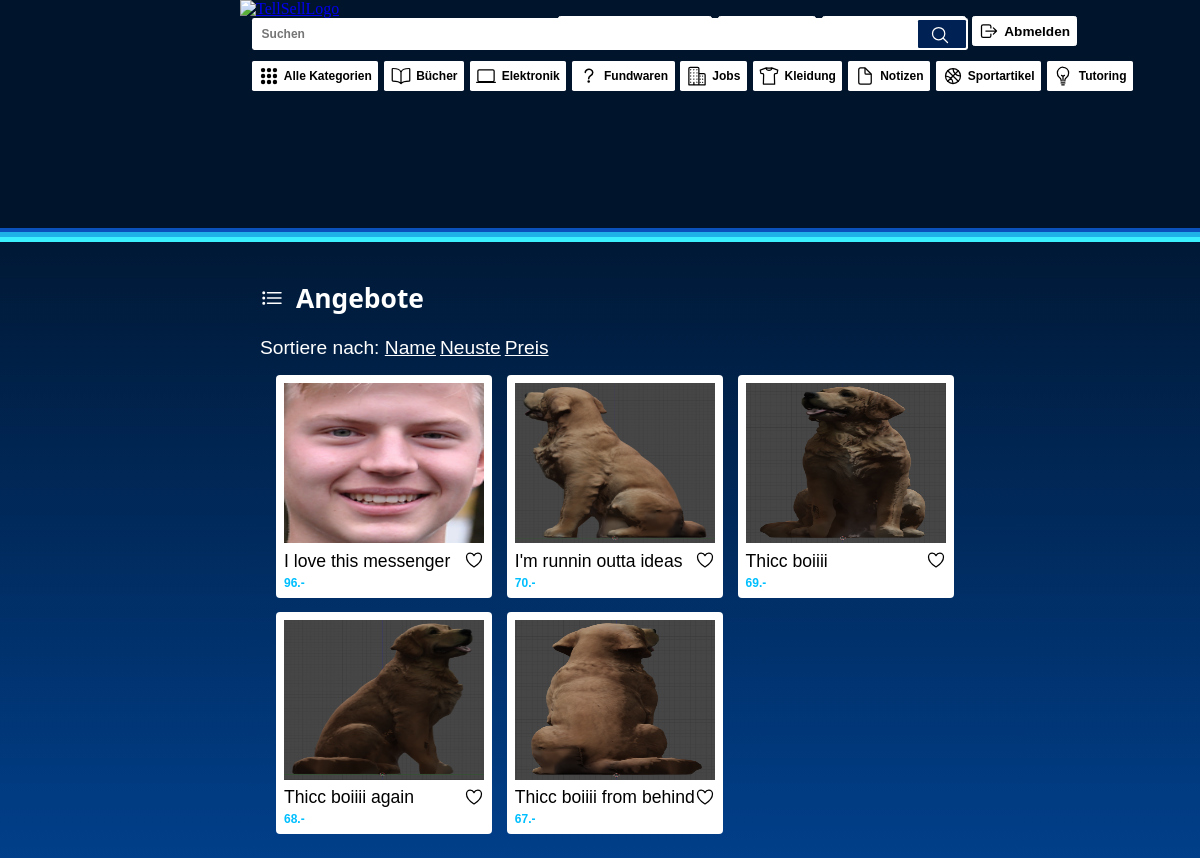
The page / (signed in) on the database its author committed.
### tables this page shows
CREATE TABLE items
             (id INTEGER PRIMARY KEY AUTOINCREMENT,
             itemname TEXT NOT NULL ,
             itemdesc TEXT NOT NULL,
             price Decimal,
             user_id int,
             item_picture TEXT,
             cat TEXT NOT NULL,
             date_added DATETIME
             );

### tellsell/app.py (the view)
@app.route('/')
def index():
    current_user_email = session.get('email', None)
    category = request.args.get('category')
    search_query = request.args.get('search')
    sort_by = request.args.get('sort', 'itemname')
    conn = sqlite3.connect('tellsell.db')
    cursor = conn.cursor()
    if search_query:
        cursor.execute('SELECT * FROM items WHERE itemname LIKE ? OR itemdesc LIKE ?',
                       (f'%{search_query}%', f'%{search_query}%'))
    elif category:
        cursor.execute('SELECT * FROM items WHERE cat = ?', (category,))
    else:
        cursor.execute(f'SELECT * FROM items ORDER BY {sort_by}')
    items = cursor.fetchall()
    conn.close()
    print(items)
    return render_template('index.html', items=items, current_user_email=current_user_email)

### tellsell/app.py (called while the page is built)
@app.teardown_appcontext
def close_connection(exception):
    db = getattr(g, '_database', None)
    if db is not None:
        db.close()

### tellsell/templates/index.html (shortened to what this page needs)
<!DOCTYPE html>
<link rel="stylesheet" href="{{ url_for('static', filename='style_index.css') }}">
<link rel="stylesheet" href="{{ url_for('static', filename='style_header.css') }}">
<html>
<head>
  <div class="top_bar">
    <ul class="account_options">
      <form action="{{ url_for('sell_item')}}" method="POST">
        <button id="goto_sell_item" type="submit"><a><ion-icon name="add-outline"></ion-icon>Angebot erstellen</a></button>
      </form>
      <button id="remember" type="submit"><a><ion-icon name="heart-outline"></ion-icon>Merkliste</a></button>
      <form action="{{ url_for('my_items') }}" method="GET">
        <button id="my_items_button" type="submit"><a><ion-icon name="list-outline"></ion-icon>Meine Angebote</a></button>
      </form>
      <form action="{{ url_for('logout')}}" method="POST">
        <button id="logout_button" type="submit">
          <a>
            <ion-icon name="{% if current_user_email %}log-out-outline{% else %}log-in-outline{% endif %}"></ion-icon>
            {% if current_user_email %}Abmelden{% else %}Anmelden{% endif %}
          </a>
        </button>
      </form>
    </ul>
    <a href="{{ url_for('index') }}">
      <img class="logo" src="{{ url_for('static', filename='logo.jpg') }}" alt="TellSellLogo">
    </a>
    <div class="searchbar">
      <ion-icon name="search-outline" id="search-icon"></ion-icon>
      <form class="searchform" action="{{ url_for('index') }}" method="get">
          <input type="text" id="search" name="search" placeholder="Suchen">
          <button type="submit"></button>
      </form>
    </div>
    <ul class="categories">
      <li><a href="{{ url_for('index') }}"><ion-icon name="apps"></ion-icon>Alle Kategorien</a></li>
      <li><a href="{{ url_for('index', category='Bücher') }}"><ion-icon name="book-outline"></ion-icon>Bücher</a></li>
      <li><a href="{{ url_for('index', category='Elektronik') }}"><ion-icon name="laptop-outline"></ion-icon>Elektronik</a></li>
      <li><a href="{{ url_for('index', category='Fundwaren') }}"><ion-icon name="help-outline"></ion-icon>Fundwaren</a></li>
      <li><a href="{{ url_for('index', category='Jobs') }}"><ion-icon name="business-outline"></ion-icon>Jobs</a></li>
      <li><a href="{{ url_for('index', category='Kleidung') }}"><ion-icon name="shirt-outline"></ion-icon>Kleidung</a></li>
      <li><a href="{{ url_for('index', category='Notizen') }}"><ion-icon name="document-outline"></ion-icon>Notizen</a></li>
      <li><a href="{{ url_for('index', category='Sportartikel') }}"><ion-icon name="basketball-outline"></ion-icon>Sportartikel</a></li>
      <li><a href="{{ url_for('index', category='Tutoring') }}"><ion-icon name="bulb-outline"></ion-icon>Tutoring</a></li>
    </ul>
  </div>
</head>
<body>
  <h1><ion-icon name="list-outline"></ion-icon><a>Angebote</a></h1>
  <div>
    <a class="search">Sortiere nach: </a>
    <a class="search" href="{{ url_for('index', sort='itemname') }}">Name</a>
    <a class="search" href="{{ url_for('index', sort='date_added DESC') }}">Neuste</a>
    <a class="search" href="{{ url_for('index', sort='price') }}">Preis</a>
  </div>
  {% if items %}
    <div class="grid-container">
      {% for item in items %}
      <div class="grid-item" data-user-id="{{ item[4] }}" onclick="displayOwnerProfile(this)">
          {% if item[5] %}
          <img src="{{ url_for('uploads', filename=item[5].replace('\\', '/')) }}" alt="Item Picture">
          {% else %}
            <img src="{{ url_for('static', filename='noimage.jpg') }}" alt="No Image">
          {% endif %}
          <ion-icon id="heartIcon" name="heart-outline" onclick="toggleHeart()"></ion-icon>
          <div class="name">{{ item[1] }}</div>
          <div class="price">{{ item[3] }}.-</div>
        </div>
        {% endfor %}
    </div>
  {% else %}
    <h2>Momentan gibt es keine offenen Angebote</h2>
  {% endif %}
</body>
</html>

### tellsell/static/style_index.css (style rules this page uses)
body { margin-top: 30vh; padding-left: 21vw; padding-right: 18.5vw; background-color: #00142c; background: linear-gradient(0deg, rgba(1,63,138,1) 0%, rgba(0,20,44,1) 80%); background-attachment: fixed; }
h1 { display: flex; align-items: center; padding-top: 5vh; }
h1 ion-icon { width: 3vh; height: 3vh; color: rgb(255, 255, 255); }
h1 a { align-items: center; color: rgb(255, 255, 255); text-align: left; font-family: 'Segoe UI'; margin-left: 1vw; font-size: 3.3vh; }
.search { font-size: 2.4vh; font-family: Helvetica, Arial, sans-serif; color: #ffffff; }
.grid-container { display: grid; grid-template-columns: repeat(auto-fill, minmax(23vh, 4fr)); gap: 1.8vh; padding: 2vh; }
.grid-item { background-color: #ffffff; padding: 1vh; cursor: pointer; border-radius: .5vh; align-items: center; font-family: "Guill Sans", sans-serif; color: black; text-decoration: none; }
.grid-item img { width: 100%; height: 20vh; }
.grid-item .name { font-family: "Guill Sans", sans-serif; padding-top: .4vh; font-size: 2.2vh; }
.grid-item ion-icon { float: right; padding-top: .4vh; transition: color 0.5s ease; }
.grid-item .price { font-family: "Guill Sans", sans-serif; font-weight: bolder; padding-top: .5vh; font-size: 1.5vh; color: rgb(0, 191, 255); }

### tellsell/static/style_header.css (style rules this page uses)
.top_bar { position: fixed; top: 0; left: 0; width: 100vw; height: 29vh; background-color: rgba(0,20,44,1); box-sizing: border-box; z-index: 1; border-bottom: .6vh solid #0a51bb; }
.top_bar::before, .top_bar::after { content: ""; position: absolute; left: 0vw; width: 100vw; height: .6vh; }
.top_bar::before { top: 29vh; background-color: #1fb2e8; }
.top_bar::after { top: 29.6vh; background-color: #3bf1ff; }
.logo { padding-left: 20vw; width: 17.5vh; height: 17.5vh; }
.searchbar { display: flex; height: 2vh; top:0; padding-left: 21vw; position: relative; }
.searchform { width: 58vw; }
.searchform button { width: 4vw; height: 3.5vh; border: none; border-radius: .1vw; background-color: #002153; transition: background-color 0.3s ease; position: absolute; right: 19.5vw; top: 2vh; transform: translateY(-50%); }
.searchbar input[type="text"] { display: flex; align-items: center; font-weight: bolder; font-size: 1.5vh; font-family: "Guill Sans", sans-serif; color: black; text-decoration: none; border:none; border-radius: .3vh; width: 58.7vw; height: 3.7vh; padding-left: .8vw; }
#search-icon { position: absolute; right: 20.8vw; top: 2.1vh; transform: translateY(-50%); color: #ffffff; z-index: 1; pointer-events: none; }
ion-icon { width: 2.5vh; height: 2.5vh; color: rgb(0, 0, 0); }
.categories { display: flex; overflow-x: auto; white-space: nowrap; margin: 0; padding: 0; padding-top:3.4vh; }
.categories li:first-of-type { padding-left: 21vw; }
.categories li { float: left; padding-left: .49vw; }
.categories li a { display: flex; align-items: center; font-weight: bolder; font-family: "Guill Sans", sans-serif; font-size: 1.5vh; color: black; text-decoration: none; background-color: rgb(255, 255, 255); transition: background-color 0.3s ease; border-radius: .15vw; padding: .6vh .548vw; }
.categories li a ion-icon { margin-right: .44vw; }
.account_options { display: flex; overflow-x: auto; white-space: nowrap; margin: 0; padding: 0; position: fixed; top: 2vh; left: 46vw; }
.account_options a ion-icon { margin-right: .44vw; }
.account_options button { float: left; margin-left: .5vw; padding: .5vh .5vw; border: solid; border-color: #ffffff; border-width: .01vh; border-radius: .3vh; background-color: #ffffff; transition: background-color 0.2s ease; }
.account_options button a { display: flex; align-items: center; font-weight: bolder; font-size: 1.7vh; font-family: Helvetica, Arial, sans-serif; color: black; text-decoration: none; }
ul { list-style: none; overflow-y: hidden; }

### rows shown on the page
items: item_picture (picture), itemname "I love this messenger", price "96"
items: item_picture (picture), itemname "I'm runnin outta ideas", price "70"
items: item_picture (picture), itemname "Thicc boiiii", price "69"
items: item_picture (picture), itemname "Thicc boiiii again", price "68"
items: item_picture (picture), itemname "Thicc boiiii from behind", price "67"
